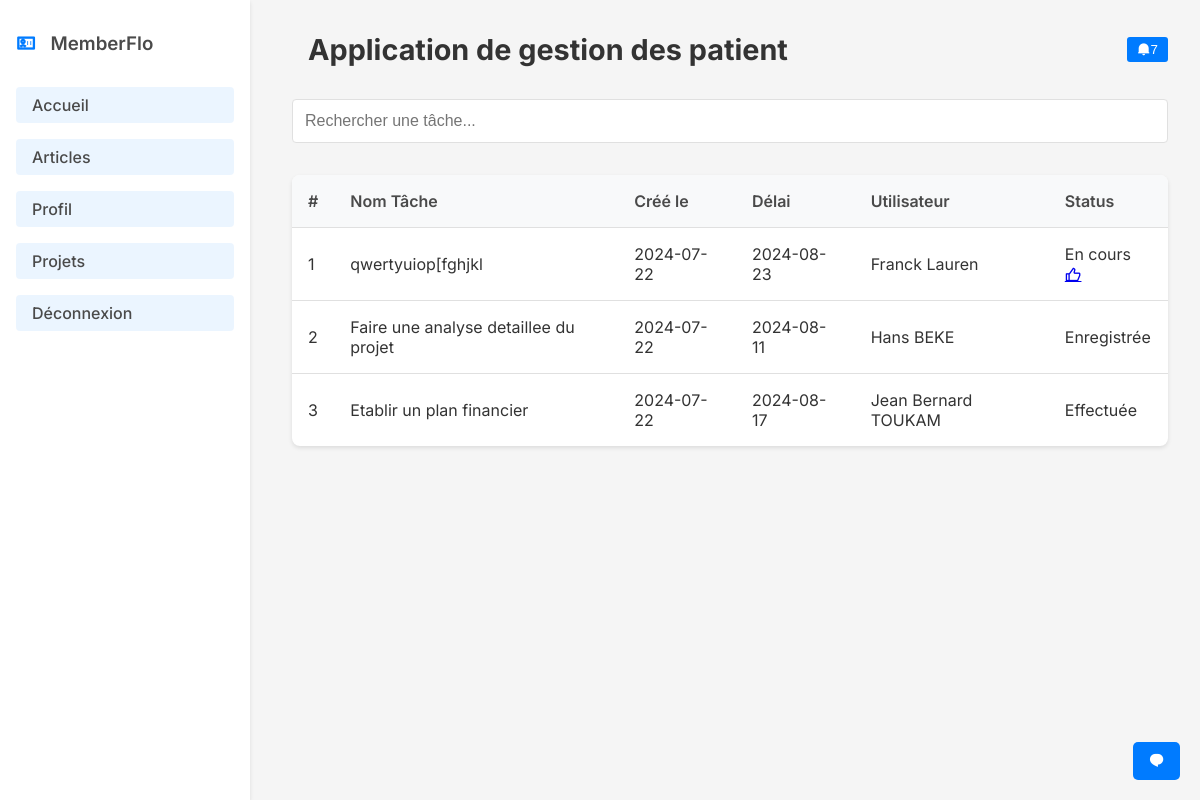
Screenshot of /tache.php?id_projet=1 (signed in) with the database file from the repository.
### tables this page shows
CREATE TABLE `projets` (
  `id_projet` int NOT NULL,
  `nom_projet` varchar(255) NOT NULL,
  `description` varchar(255) NOT NULL,
  `create_at` date NOT NULL
);

CREATE TABLE `tache` (
  `id_tache` int NOT NULL,
  `nom_tache` varchar(255) NOT NULL,
  `create_at` date NOT NULL,
  `delai` date NOT NULL,
  `id` int NOT NULL,
  `id_projet` int NOT NULL,
  `statut` varchar(255) NOT NULL DEFAULT 'Enregistrée'
);

CREATE TABLE `users` (
  `id` int NOT NULL,
  `name` varchar(255) NOT NULL,
  `email` varchar(255) NOT NULL,
  `password` varchar(255) NOT NULL,
  `role` varchar(255) NOT NULL
);

### tache.php (the view, shortened to what this page needs)
<?php
require 'config.php';
$ide = $_GET['id_projet'];
$stmt = $pdo->query("SELECT * FROM projets WHERE id_projet=$ide");
$projet = $stmt->fetch(PDO::FETCH_ASSOC);
$tache = $pdo->query("SELECT * FROM users JOIN tache ON tache.id=users.id JOIN projets ON tache.id_projet=projets.id_projet WHERE tache.id_projet=$ide");
$taches = $tache->fetchAll(PDO::FETCH_ASSOC);
$currentUserId = $_SESSION['user_id'];
$notificationQuery = $pdo->prepare("SELECT * FROM notification WHERE user_id = ?");
$notificationQuery->execute([$currentUserId]);
$notifications = $notificationQuery->fetchAll(PDO::FETCH_ASSOC);
$nbre=count($notifications);
include 'squelette.php';
?>
<main>
    <div class="modif">
        <h1 style="margin-left:1rem;"><?php echo htmlspecialchars($projet['nom_projet']); ?></h1>
        <button id="notificationButton" class="but"><i class="ri-notification-2-fill"></i><?php echo $nbre ?></button>
    </div>
    <div class="search-container">
        <input type="text" id="searchInput" placeholder="Rechercher une tâche..." />
    </div>
    <div class="tab">
        <table id="taskTable">
            <thead>
                <tr>
                    <th>#</th>
                    <th>Nom Tâche</th>
                    <th>Créé le</th>
                    <th>Délai</th>
                    <th>Utilisateur</th>
                    <th>Status</th>
                </tr>
            </thead>
            <tbody>
                <?php $i = 1;
                foreach ($taches as $ta) { ?>
                    <tr>
                        <td><?php echo $i ?></td>
                        <td><?php echo htmlspecialchars($ta['nom_tache']); ?></td>
                        <td><?php echo htmlspecialchars($ta['create_at']); ?></td>
                        <td><?php echo htmlspecialchars($ta['delai']); ?></td>
                        <td><?php echo htmlspecialchars($ta['name']); ?></td>
                        <td><?php echo htmlspecialchars($ta['statut']);
                            if ($_SESSION['role'] == 'chef' || $_SESSION['user_id'] == $ta['id']) {
                                if ($ta['statut'] == 'Enregistrée') { ?>
                                    <a href="modifier.php?id_tache=<?php echo htmlspecialchars($ta['id_tache']); ?>&id_projet=<?php echo htmlspecialchars($ta['id_projet']); ?>"><i class="ri-arrow-right-circle-line"></i></a>
                                <?php } else if ($ta['statut'] == 'En cours') { ?>
                                    <a href="terminer.php?id_tache=<?php echo htmlspecialchars($ta['id_tache']); ?>&id_projet=<?php echo htmlspecialchars($ta['id_projet']); ?>"><i class="ri-thumb-up-line"></i></a>
                        </td>
                    </tr>
        <?php
                                }
                            }
                            $i++;
                        } ?>
            </tbody>
        </table>
    </div>
    <button id="openChatButton" class="chat-button" title="openChatButton"><i class="ri-chat-1-fill"></i></button>
</main>

### style.css (style rules this page uses)
* { margin: 0; padding: 0; box-sizing: border-box; }
body { font-family: 'Inter', sans-serif; background-color: #F5F5F5; color: #333; display: flex; }
main { margin-left: 260px; padding: 2rem; width: calc(100% - 260px); min-height: 100vh; }
.modif { display: flex; justify-content: space-between; align-items: center; margin-bottom: 2rem; }
h1 { font-size: 1.5rem; color: #333; }
.search-container { margin-bottom: 2rem; }
#searchInput { width: 100%; padding: 0.75rem; border: 1px solid #E0E0E0; border-radius: 4px; font-size: 1rem; }
.tab { background-color: white; border-radius: 8px; overflow: hidden; box-shadow: 0 2px 4px rgba(0, 0, 0, 0.1); }
#taskTable { width: 100%; border-collapse: collapse; }
#taskTable th, #taskTable td { padding: 1rem; text-align: left; border-bottom: 1px solid #E0E0E0; }
#taskTable th { background-color: #F8F9FA; font-weight: 600; color: #4A4A4A; }
#taskTable tr:last-child td { border-bottom: none; }
.modif h1 { font-size: 1.8rem; color: #333; margin: 0; }
.chat-button { position: fixed; bottom: 20px; right: 20px; background-color: #007BFF; color: white; border: none; padding: 10px 15px; border-radius: 5px; cursor: pointer; font-size: 1rem; transition: background-color 0.3s; }
.chat-input button,.but { margin-left: 10px; padding: 5px 10px; background-color: #007BFF; color: white; border: none; border-radius: 3px; cursor: pointer; }

### rows the page displays
projets: nom_projet "Application de gestion des patient"
tache: nom_tache "qwertyuiop[fghjkl", id_projet.create_at "2024-07-22", delai "2024-08-23", id.name "Franck Lauren", statut "En cours"
tache: nom_tache "Faire une analyse detaillee du projet", id_projet.create_at "2024-07-22", delai "2024-08-11", id.name "Hans BEKE", statut "Enregistrée"
tache: nom_tache "Etablir un plan financier", id_projet.create_at "2024-07-22", delai "2024-08-17", id.name "Jean Bernard TOUKAM", statut "Effectuée"

### other values shown
$nbre "7"
